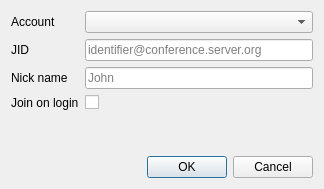
<?xml version="1.0" encoding="UTF-8"?>
<ui version="4.0">
 <class>JoinConference</class>
 <widget class="QDialog" name="JoinConference">
  <property name="geometry">
   <rect>
    <x>0</x>
    <y>0</y>
    <width>324</width>
    <height>189</height>
   </rect>
  </property>
  <property name="windowTitle">
   <string>Join new conference</string>
  </property>
  <layout class="QVBoxLayout" name="verticalLayout" stretch="0,1,0">
   <item>
    <layout class="QFormLayout" name="formLayout">
     <item row="1" column="0">
      <widget class="QLabel" name="label">
       <property name="text">
        <string>JID</string>
       </property>
      </widget>
     </item>
     <item row="1" column="1">
      <widget class="QLineEdit" name="jid">
       <property name="toolTip">
        <string>Room JID</string>
       </property>
       <property name="placeholderText">
        <string>identifier@conference.server.org</string>
       </property>
      </widget>
     </item>
     <item row="0" column="0">
      <widget class="QLabel" name="label_2">
       <property name="text">
        <string>Account</string>
       </property>
      </widget>
     </item>
     <item row="0" column="1">
      <widget class="QComboBox" name="account"/>
     </item>
     <item row="3" column="0">
      <widget class="QLabel" name="label_3">
       <property name="text">
        <string>Join on login</string>
       </property>
      </widget>
     </item>
     <item row="3" column="1">
      <widget class="QCheckBox" name="autoJoin">
       <property name="toolTip">
        <string>If checked Squawk will try to join this conference on login</string>
       </property>
       <property name="text">
        <string/>
       </property>
      </widget>
     </item>
     <item row="2" column="0">
      <widget class="QLabel" name="label_4">
       <property name="text">
        <string>Nick name</string>
       </property>
      </widget>
     </item>
     <item row="2" column="1">
      <widget class="QLineEdit" name="nick">
       <property name="toolTip">
        <string>Your nick name for that conference. If you leave this field empty your account name will be used as a nick name</string>
       </property>
       <property name="placeholderText">
        <string>John</string>
       </property>
      </widget>
     </item>
    </layout>
   </item>
   <item>
    <spacer name="verticalSpacer">
     <property name="orientation">
      <enum>Qt::Vertical</enum>
     </property>
     <property name="sizeHint" stdset="0">
      <size>
       <width>0</width>
       <height>0</height>
      </size>
     </property>
    </spacer>
   </item>
   <item>
    <widget class="QDialogButtonBox" name="buttonBox">
     <property name="orientation">
      <enum>Qt::Horizontal</enum>
     </property>
     <property name="standardButtons">
      <set>QDialogButtonBox::Cancel|QDialogButtonBox::Ok</set>
     </property>
    </widget>
   </item>
  </layout>
 </widget>
 <resources/>
 <connections>
  <connection>
   <sender>buttonBox</sender>
   <signal>accepted()</signal>
   <receiver>JoinConference</receiver>
   <slot>accept()</slot>
   <hints>
    <hint type="sourcelabel">
     <x>20</x>
     <y>20</y>
    </hint>
    <hint type="destinationlabel">
     <x>20</x>
     <y>20</y>
    </hint>
   </hints>
  </connection>
  <connection>
   <sender>buttonBox</sender>
   <signal>rejected()</signal>
   <receiver>JoinConference</receiver>
   <slot>reject()</slot>
   <hints>
    <hint type="sourcelabel">
     <x>20</x>
     <y>20</y>
    </hint>
    <hint type="destinationlabel">
     <x>20</x>
     <y>20</y>
    </hint>
   </hints>
  </connection>
 </connections>
</ui>
